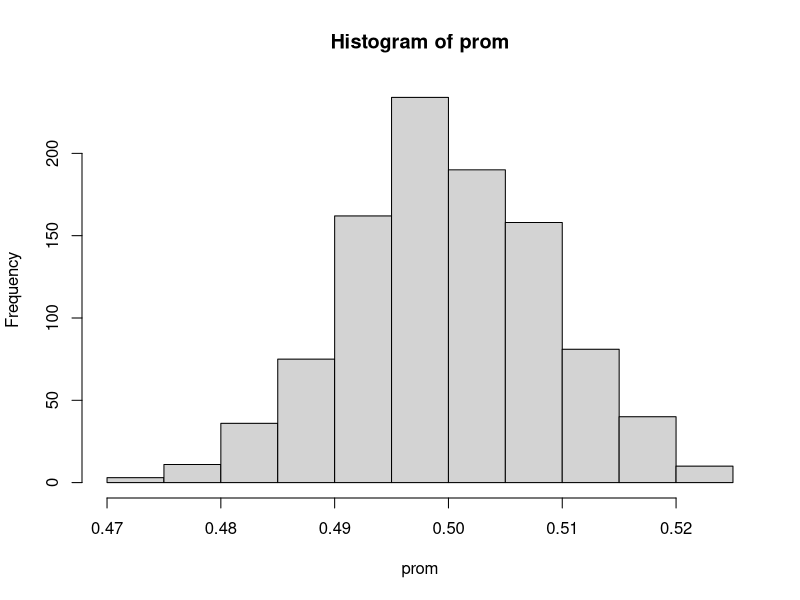

R code for this plot:
m <- 1000 #cantidad de variables por prueba
n <- 100 #catidad de pruebas

f <- function(n,distribucion) {
     prom <- sapply(lapply(rep(m,n), runif), mean)
     hist(prom)
}
f(1000,runif)
